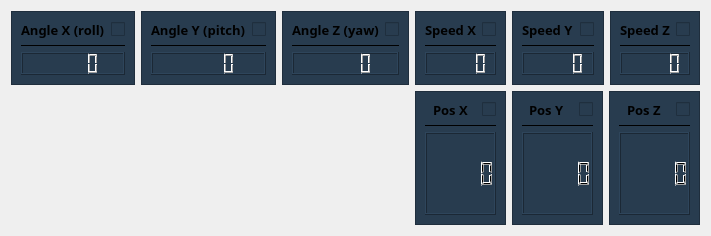
         <widget class="QWidget" name="odo">
          <attribute name="title">
           <string>Odometry</string>
          </attribute>
          <layout class="QGridLayout" name="gridLayout_34">
           <item row="0" column="0">
            <layout class="QHBoxLayout" name="horizontalLayout_33" stretch="4,4,4">
             <item>
              <widget class="QFrame" name="frame_23">
               <property name="styleSheet">
                <string notr="true">background-color: rgb(40, 60, 79);</string>
               </property>
               <property name="frameShape">
                <enum>QFrame::Shape::StyledPanel</enum>
               </property>
               <property name="frameShadow">
                <enum>QFrame::Shadow::Raised</enum>
               </property>
               <layout class="QGridLayout" name="gridLayout_25" rowstretch="1,0,10">
                <item row="0" column="0">
                 <layout class="QHBoxLayout" name="horizontalLayout_34" stretch="1,0">
                  <item alignment="Qt::AlignmentFlag::AlignHCenter">
                   <widget class="QLabel" name="label_22">
                    <property name="font">
                     <font>
                      <family>Louis George Cafe</family>
                      <pointsize>10</pointsize>
                      <bold>true</bold>
                      <underline>false</underline>
                      <strikeout>false</strikeout>
                     </font>
                    </property>
                    <property name="text">
                     <string>Angle X (roll)</string>
                    </property>
                   </widget>
                  </item>
                  <item>
                   <widget class="QCheckBox" name="checkBox_hcsr_21">
                    <property name="cursor">
                     <cursorShape>PointingHandCursor</cursorShape>
                    </property>
                    <property name="text">
                     <string/>
                    </property>
                   </widget>
                  </item>
                 </layout>
                </item>
                <item row="1" column="0">
                 <widget class="Line" name="line_23">
                  <property name="maximumSize">
                   <size>
                    <width>16777215</width>
                    <height>1</height>
                   </size>
                  </property>
                  <property name="autoFillBackground">
                   <bool>false</bool>
                  </property>
                  <property name="styleSheet">
                   <string notr="true">background-color: rgb(255, 255, 255);</string>
                  </property>
                  <property name="frameShadow">
                   <enum>QFrame::Shadow::Plain</enum>
                  </property>
                  <property name="lineWidth">
                   <number>0</number>
                  </property>
                  <property name="midLineWidth">
                   <number>0</number>
                  </property>
                  <property name="orientation">
                   <enum>Qt::Orientation::Horizontal</enum>
                  </property>
                 </widget>
                </item>
                <item row="2" column="0">
                 <widget class="QLCDNumber" name="lcdNumber_21"/>
                </item>
               </layout>
              </widget>
             </item>
             <item>
              <widget class="QFrame" name="frame_24">
               <property name="styleSheet">
                <string notr="true">background-color: rgb(40, 60, 79);</string>
               </property>
               <property name="frameShape">
                <enum>QFrame::Shape::StyledPanel</enum>
               </property>
               <property name="frameShadow">
                <enum>QFrame::Shadow::Raised</enum>
               </property>
               <layout class="QGridLayout" name="gridLayout_26" rowstretch="1,0,10">
                <item row="0" column="0">
                 <layout class="QHBoxLayout" name="horizontalLayout_35" stretch="1,0">
                  <item alignment="Qt::AlignmentFlag::AlignHCenter">
                   <widget class="QLabel" name="label_23">
                    <property name="font">
                     <font>
                      <family>Louis George Cafe</family>
                      <pointsize>10</pointsize>
                      <bold>true</bold>
                      <underline>false</underline>
                      <strikeout>false</strikeout>
                     </font>
                    </property>
                    <property name="text">
                     <string>Angle Y (pitch)</string>
                    </property>
                   </widget>
                  </item>
                  <item>
                   <widget class="QCheckBox" name="checkBox_hcsr_22">
                    <property name="cursor">
                     <cursorShape>PointingHandCursor</cursorShape>
                    </property>
                    <property name="text">
                     <string/>
                    </property>
                   </widget>
                  </item>
                 </layout>
                </item>
                <item row="1" column="0">
                 <widget class="Line" name="line_24">
                  <property name="maximumSize">
                   <size>
                    <width>16777215</width>
                    <height>1</height>
                   </size>
                  </property>
                  <property name="autoFillBackground">
                   <bool>false</bool>
                  </property>
                  <property name="styleSheet">
                   <string notr="true">background-color: rgb(255, 255, 255);</string>
                  </property>
                  <property name="frameShadow">
                   <enum>QFrame::Shadow::Plain</enum>
                  </property>
                  <property name="lineWidth">
                   <number>0</number>
                  </property>
                  <property name="midLineWidth">
                   <number>0</number>
                  </property>
                  <property name="orientation">
                   <enum>Qt::Orientation::Horizontal</enum>
                  </property>
                 </widget>
                </item>
                <item row="2" column="0">
                 <widget class="QLCDNumber" name="lcdNumber_22"/>
                </item>
               </layout>
              </widget>
             </item>
             <item>
              <widget class="QFrame" name="frame_25">
               <property name="styleSheet">
                <string notr="true">background-color: rgb(40, 60, 79);</string>
               </property>
               <property name="frameShape">
                <enum>QFrame::Shape::StyledPanel</enum>
               </property>
               <property name="frameShadow">
                <enum>QFrame::Shadow::Raised</enum>
               </property>
               <layout class="QGridLayout" name="gridLayout_27" rowstretch="1,0,10">
                <item row="0" column="0">
                 <layout class="QHBoxLayout" name="horizontalLayout_36" stretch="1,0">
                  <item alignment="Qt::AlignmentFlag::AlignHCenter">
                   <widget class="QLabel" name="label_24">
                    <property name="font">
                     <font>
                      <family>Louis George Cafe</family>
                      <pointsize>10</pointsize>
                      <bold>true</bold>
                      <underline>false</underline>
                      <strikeout>false</strikeout>
                     </font>
                    </property>
                    <property name="text">
                     <string>Angle Z (yaw)</string>
                    </property>
                   </widget>
                  </item>
                  <item>
                   <widget class="QCheckBox" name="checkBox_hcsr_23">
                    <property name="cursor">
                     <cursorShape>PointingHandCursor</cursorShape>
                    </property>
                    <property name="text">
                     <string/>
                    </property>
                   </widget>
                  </item>
                 </layout>
                </item>
                <item row="1" column="0">
                 <widget class="Line" name="line_25">
                  <property name="maximumSize">
                   <size>
                    <width>16777215</width>
                    <height>1</height>
                   </size>
                  </property>
                  <property name="autoFillBackground">
                   <bool>false</bool>
                  </property>
                  <property name="styleSheet">
                   <string notr="true">background-color: rgb(255, 255, 255);</string>
                  </property>
                  <property name="frameShadow">
                   <enum>QFrame::Shadow::Plain</enum>
                  </property>
                  <property name="lineWidth">
                   <number>0</number>
                  </property>
                  <property name="midLineWidth">
                   <number>0</number>
                  </property>
                  <property name="orientation">
                   <enum>Qt::Orientation::Horizontal</enum>
                  </property>
                 </widget>
                </item>
                <item row="2" column="0">
                 <widget class="QLCDNumber" name="lcdNumber_23"/>
                </item>
               </layout>
              </widget>
             </item>
            </layout>
           </item>
           <item row="0" column="1">
            <layout class="QHBoxLayout" name="horizontalLayout_41" stretch="4,4,4">
             <item>
              <widget class="QFrame" name="frame_29">
               <property name="styleSheet">
                <string notr="true">background-color: rgb(40, 60, 79);</string>
               </property>
               <property name="frameShape">
                <enum>QFrame::Shape::StyledPanel</enum>
               </property>
               <property name="frameShadow">
                <enum>QFrame::Shadow::Raised</enum>
               </property>
               <layout class="QGridLayout" name="gridLayout_31" rowstretch="1,0,10">
                <item row="0" column="0">
                 <layout class="QHBoxLayout" name="horizontalLayout_42" stretch="1,0">
                  <item alignment="Qt::AlignmentFlag::AlignHCenter">
                   <widget class="QLabel" name="label_28">
                    <property name="font">
                     <font>
                      <family>Louis George Cafe</family>
                      <pointsize>10</pointsize>
                      <bold>true</bold>
                      <underline>false</underline>
                      <strikeout>false</strikeout>
                     </font>
                    </property>
                    <property name="text">
                     <string>Speed X</string>
                    </property>
                   </widget>
                  </item>
                  <item>
                   <widget class="QCheckBox" name="checkBox_hcsr_27">
                    <property name="cursor">
                     <cursorShape>PointingHandCursor</cursorShape>
                    </property>
                    <property name="text">
                     <string/>
                    </property>
                   </widget>
                  </item>
                 </layout>
                </item>
                <item row="1" column="0">
                 <widget class="Line" name="line_29">
                  <property name="maximumSize">
                   <size>
                    <width>16777215</width>
                    <height>1</height>
                   </size>
                  </property>
                  <property name="autoFillBackground">
                   <bool>false</bool>
                  </property>
                  <property name="styleSheet">
                   <string notr="true">background-color: rgb(255, 255, 255);</string>
                  </property>
                  <property name="frameShadow">
                   <enum>QFrame::Shadow::Plain</enum>
                  </property>
                  <property name="lineWidth">
                   <number>0</number>
                  </property>
                  <property name="midLineWidth">
                   <number>0</number>
                  </property>
                  <property name="orientation">
                   <enum>Qt::Orientation::Horizontal</enum>
                  </property>
                 </widget>
                </item>
                <item row="2" column="0">
                 <widget class="QLCDNumber" name="lcdNumber_27"/>
                </item>
               </layout>
              </widget>
             </item>
             <item>
              <widget class="QFrame" name="frame_30">
               <property name="styleSheet">
                <string notr="true">background-color: rgb(40, 60, 79);</string>
               </property>
               <property name="frameShape">
                <enum>QFrame::Shape::StyledPanel</enum>
               </property>
               <property name="frameShadow">
                <enum>QFrame::Shadow::Raised</enum>
               </property>
               <layout class="QGridLayout" name="gridLayout_32" rowstretch="1,0,10">
                <item row="0" column="0">
                 <layout class="QHBoxLayout" name="horizontalLayout_43" stretch="1,0">
                  <item alignment="Qt::AlignmentFlag::AlignHCenter">
                   <widget class="QLabel" name="label_29">
                    <property name="font">
                     <font>
                      <family>Louis George Cafe</family>
                      <pointsize>10</pointsize>
                      <bold>true</bold>
                      <underline>false</underline>
                      <strikeout>false</strikeout>
                     </font>
                    </property>
                    <property name="text">
                     <string>Speed Y</string>
                    </property>
                   </widget>
                  </item>
                  <item>
                   <widget class="QCheckBox" name="checkBox_hcsr_28">
                    <property name="cursor">
                     <cursorShape>PointingHandCursor</cursorShape>
                    </property>
                    <property name="text">
                     <string/>
                    </property>
                   </widget>
                  </item>
                 </layout>
                </item>
                <item row="1" column="0">
                 <widget class="Line" name="line_30">
                  <property name="maximumSize">
                   <size>
                    <width>16777215</width>
                    <height>1</height>
                   </size>
                  </property>
                  <property name="autoFillBackground">
                   <bool>false</bool>
                  </property>
                  <property name="styleSheet">
                   <string notr="true">background-color: rgb(255, 255, 255);</string>
                  </property>
                  <property name="frameShadow">
                   <enum>QFrame::Shadow::Plain</enum>
                  </property>
                  <property name="lineWidth">
                   <number>0</number>
                  </property>
                  <property name="midLineWidth">
                   <number>0</number>
                  </property>
                  <property name="orientation">
                   <enum>Qt::Orientation::Horizontal</enum>
                  </property>
                 </widget>
                </item>
                <item row="2" column="0">
                 <widget class="QLCDNumber" name="lcdNumber_28"/>
                </item>
               </layout>
              </widget>
             </item>
             <item>
              <widget class="QFrame" name="frame_31">
               <property name="styleSheet">
                <string notr="true">background-color: rgb(40, 60, 79);</string>
               </property>
               <property name="frameShape">
                <enum>QFrame::Shape::StyledPanel</enum>
               </property>
               <property name="frameShadow">
                <enum>QFrame::Shadow::Raised</enum>
               </property>
               <layout class="QGridLayout" name="gridLayout_33" rowstretch="1,0,10">
                <item row="0" column="0">
                 <layout class="QHBoxLayout" name="horizontalLayout_44" stretch="1,0">
                  <item alignment="Qt::AlignmentFlag::AlignHCenter">
                   <widget class="QLabel" name="label_30">
                    <property name="font">
                     <font>
                      <family>Louis George Cafe</family>
                      <pointsize>10</pointsize>
                      <bold>true</bold>
                      <underline>false</underline>
                      <strikeout>false</strikeout>
                     </font>
                    </property>
                    <property name="text">
                     <string>Speed Z</string>
                    </property>
                   </widget>
                  </item>
                  <item>
                   <widget class="QCheckBox" name="checkBox_hcsr_29">
                    <property name="cursor">
                     <cursorShape>PointingHandCursor</cursorShape>
                    </property>
                    <property name="text">
                     <string/>
                    </property>
                   </widget>
                  </item>
                 </layout>
                </item>
                <item row="1" column="0">
                 <widget class="Line" name="line_31">
                  <property name="maximumSize">
                   <size>
                    <width>16777215</width>
                    <height>1</height>
                   </size>
                  </property>
                  <property name="autoFillBackground">
                   <bool>false</bool>
                  </property>
                  <property name="styleSheet">
                   <string notr="true">background-color: rgb(255, 255, 255);</string>
                  </property>
                  <property name="frameShadow">
                   <enum>QFrame::Shadow::Plain</enum>
                  </property>
                  <property name="lineWidth">
                   <number>0</number>
                  </property>
                  <property name="midLineWidth">
                   <number>0</number>
                  </property>
                  <property name="orientation">
                   <enum>Qt::Orientation::Horizontal</enum>
                  </property>
                 </widget>
                </item>
                <item row="2" column="0">
                 <widget class="QLCDNumber" name="lcdNumber_29"/>
                </item>
               </layout>
              </widget>
             </item>
            </layout>
           </item>
           <item row="1" column="0">
            <spacer name="verticalSpacer">
             <property name="orientation">
              <enum>Qt::Orientation::Vertical</enum>
             </property>
             <property name="sizeHint" stdset="0">
              <size>
               <width>20</width>
               <height>134</height>
              </size>
             </property>
            </spacer>
           </item>
           <item row="1" column="1">
            <layout class="QHBoxLayout" name="horizontalLayout_37" stretch="4,4,4">
             <item>
              <widget class="QFrame" name="frame_26">
               <property name="styleSheet">
                <string notr="true">background-color: rgb(40, 60, 79);</string>
               </property>
               <property name="frameShape">
                <enum>QFrame::Shape::StyledPanel</enum>
               </property>
               <property name="frameShadow">
                <enum>QFrame::Shadow::Raised</enum>
               </property>
               <layout class="QGridLayout" name="gridLayout_28" rowstretch="1,0,10">
                <item row="0" column="0">
                 <layout class="QHBoxLayout" name="horizontalLayout_38" stretch="1,0">
                  <item alignment="Qt::AlignmentFlag::AlignHCenter">
                   <widget class="QLabel" name="label_25">
                    <property name="font">
                     <font>
                      <family>Louis George Cafe</family>
                      <pointsize>10</pointsize>
                      <bold>true</bold>
                      <underline>false</underline>
                      <strikeout>false</strikeout>
                     </font>
                    </property>
                    <property name="text">
                     <string>Pos X</string>
                    </property>
                   </widget>
                  </item>
                  <item>
                   <widget class="QCheckBox" name="checkBox_hcsr_24">
                    <property name="cursor">
                     <cursorShape>PointingHandCursor</cursorShape>
                    </property>
                    <property name="text">
                     <string/>
                    </property>
                   </widget>
                  </item>
                 </layout>
                </item>
                <item row="1" column="0">
                 <widget class="Line" name="line_26">
                  <property name="maximumSize">
                   <size>
                    <width>16777215</width>
                    <height>1</height>
                   </size>
                  </property>
                  <property name="autoFillBackground">
                   <bool>false</bool>
                  </property>
                  <property name="styleSheet">
                   <string notr="true">background-color: rgb(255, 255, 255);</string>
                  </property>
                  <property name="frameShadow">
                   <enum>QFrame::Shadow::Plain</enum>
                  </property>
                  <property name="lineWidth">
                   <number>0</number>
                  </property>
                  <property name="midLineWidth">
                   <number>0</number>
                  </property>
                  <property name="orientation">
                   <enum>Qt::Orientation::Horizontal</enum>
                  </property>
                 </widget>
                </item>
                <item row="2" column="0">
                 <widget class="QLCDNumber" name="lcdNumber_24"/>
                </item>
               </layout>
              </widget>
             </item>
             <item>
              <widget class="QFrame" name="frame_27">
               <property name="styleSheet">
                <string notr="true">background-color: rgb(40, 60, 79);</string>
               </property>
               <property name="frameShape">
                <enum>QFrame::Shape::StyledPanel</enum>
               </property>
               <property name="frameShadow">
                <enum>QFrame::Shadow::Raised</enum>
               </property>
               <layout class="QGridLayout" name="gridLayout_29" rowstretch="1,0,10">
                <item row="0" column="0">
                 <layout class="QHBoxLayout" name="horizontalLayout_39" stretch="1,0">
                  <item alignment="Qt::AlignmentFlag::AlignHCenter">
                   <widget class="QLabel" name="label_26">
                    <property name="font">
                     <font>
                      <family>Louis George Cafe</family>
                      <pointsize>10</pointsize>
                      <bold>true</bold>
                      <underline>false</underline>
                      <strikeout>false</strikeout>
                     </font>
                    </property>
                    <property name="text">
                     <string>Pos Y</string>
                    </property>
                   </widget>
                  </item>
                  <item>
                   <widget class="QCheckBox" name="checkBox_hcsr_25">
                    <property name="cursor">
                     <cursorShape>PointingHandCursor</cursorShape>
                    </property>
                    <property name="text">
                     <string/>
                    </property>
                   </widget>
                  </item>
                 </layout>
                </item>
                <item row="1" column="0">
                 <widget class="Line" name="line_27">
                  <property name="maximumSize">
                   <size>
                    <width>16777215</width>
                    <height>1</height>
                   </size>
                  </property>
                  <property name="autoFillBackground">
                   <bool>false</bool>
                  </property>
                  <property name="styleSheet">
                   <string notr="true">background-color: rgb(255, 255, 255);</string>
                  </property>
                  <property name="frameShadow">
                   <enum>QFrame::Shadow::Plain</enum>
                  </property>
                  <property name="lineWidth">
                   <number>0</number>
                  </property>
                  <property name="midLineWidth">
                   <number>0</number>
                  </property>
                  <property name="orientation">
                   <enum>Qt::Orientation::Horizontal</enum>
                  </property>
                 </widget>
                </item>
                <item row="2" column="0">
                 <widget class="QLCDNumber" name="lcdNumber_25"/>
                </item>
               </layout>
              </widget>
             </item>
             <item>
              <widget class="QFrame" name="frame_28">
               <property name="styleSheet">
                <string notr="true">background-color: rgb(40, 60, 79);</string>
               </property>
               <property name="frameShape">
                <enum>QFrame::Shape::StyledPanel</enum>
               </property>
               <property name="frameShadow">
                <enum>QFrame::Shadow::Raised</enum>
               </property>
               <layout class="QGridLayout" name="gridLayout_30" rowstretch="1,0,10">
                <item row="0" column="0">
                 <layout class="QHBoxLayout" name="horizontalLayout_40" stretch="1,0">
                  <item alignment="Qt::AlignmentFlag::AlignHCenter">
                   <widget class="QLabel" name="label_27">
                    <property name="font">
                     <font>
                      <family>Louis George Cafe</family>
                      <pointsize>10</pointsize>
                      <bold>true</bold>
                      <underline>false</underline>
                      <strikeout>false</strikeout>
                     </font>
                    </property>
                    <property name="text">
                     <string>Pos Z</string>
                    </property>
                   </widget>
                  </item>
                  <item>
                   <widget class="QCheckBox" name="checkBox_hcsr_26">
                    <property name="cursor">
                     <cursorShape>PointingHandCursor</cursorShape>
                    </property>
                    <property name="text">
                     <string/>
                    </property>
                   </widget>
                  </item>
                 </layout>
                </item>
                <item row="1" column="0">
                 <widget class="Line" name="line_28">
                  <property name="maximumSize">
                   <size>
                    <width>16777215</width>
                    <height>1</height>
                   </size>
                  </property>
                  <property name="autoFillBackground">
                   <bool>false</bool>
                  </property>
                  <property name="styleSheet">
                   <string notr="true">background-color: rgb(255, 255, 255);</string>
                  </property>
                  <property name="frameShadow">
                   <enum>QFrame::Shadow::Plain</enum>
                  </property>
                  <property name="lineWidth">
                   <number>0</number>
                  </property>
                  <property name="midLineWidth">
                   <number>0</number>
                  </property>
                  <property name="orientation">
                   <enum>Qt::Orientation::Horizontal</enum>
                  </property>
                 </widget>
                </item>
                <item row="2" column="0">
                 <widget class="QLCDNumber" name="lcdNumber_26"/>
                </item>
               </layout>
              </widget>
             </item>
            </layout>
           </item>
          </layout>
         </widget>
